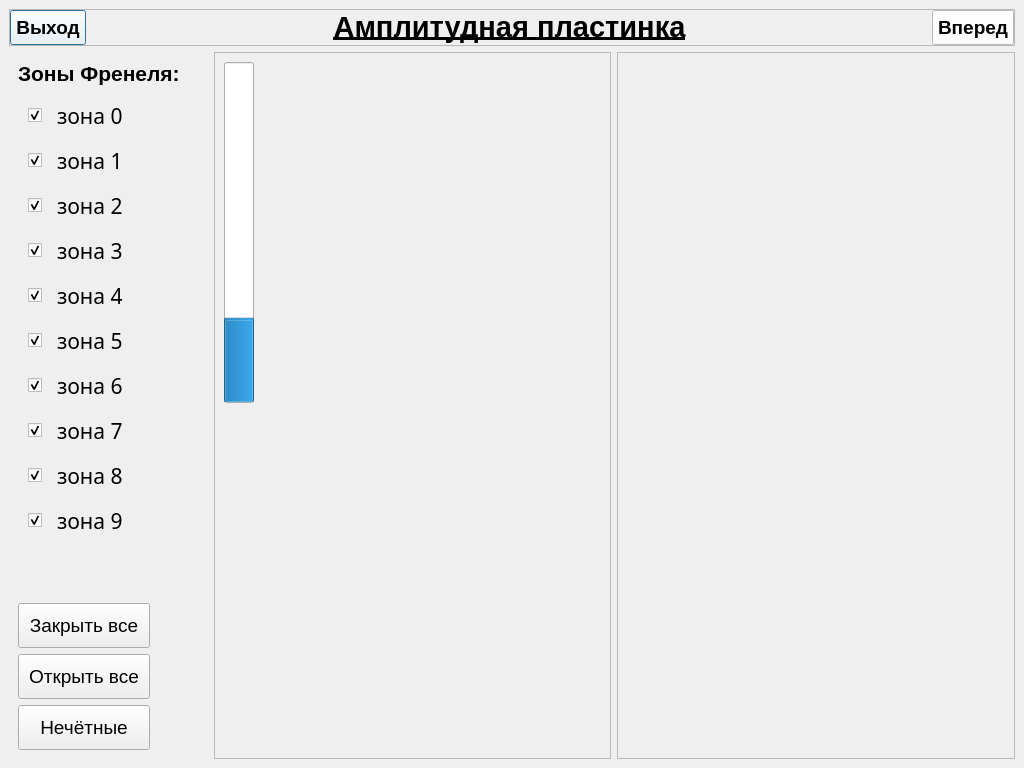
<?xml version="1.0" encoding="UTF-8"?>
<ui version="4.0">
 <class>AmplitudePlateWindow</class>
 <widget class="QMainWindow" name="AmplitudePlateWindow">
  <property name="geometry">
   <rect>
    <x>0</x>
    <y>0</y>
    <width>1024</width>
    <height>768</height>
   </rect>
  </property>
  <property name="windowTitle">
   <string>MainWindow</string>
  </property>
  <widget class="QWidget" name="centralwidget">
   <property name="sizePolicy">
    <sizepolicy hsizetype="Preferred" vsizetype="Preferred">
     <horstretch>0</horstretch>
     <verstretch>0</verstretch>
    </sizepolicy>
   </property>
   <layout class="QGridLayout" name="gridLayout" columnstretch="1,2,2">
    <item row="1" column="1">
     <widget class="QFrame" name="frame_4">
      <property name="sizePolicy">
       <sizepolicy hsizetype="Preferred" vsizetype="Preferred">
        <horstretch>0</horstretch>
        <verstretch>0</verstretch>
       </sizepolicy>
      </property>
      <property name="minimumSize">
       <size>
        <width>200</width>
        <height>0</height>
       </size>
      </property>
      <property name="frameShape">
       <enum>QFrame::StyledPanel</enum>
      </property>
      <property name="frameShadow">
       <enum>QFrame::Raised</enum>
      </property>
      <layout class="QGridLayout" name="gridLayout_5">
       <item row="0" column="0">
        <widget class="QProgressBar" name="progressBar">
         <property name="sizePolicy">
          <sizepolicy hsizetype="Fixed" vsizetype="Minimum">
           <horstretch>0</horstretch>
           <verstretch>0</verstretch>
          </sizepolicy>
         </property>
         <property name="minimumSize">
          <size>
           <width>30</width>
           <height>0</height>
          </size>
         </property>
         <property name="value">
          <number>24</number>
         </property>
         <property name="orientation">
          <enum>Qt::Vertical</enum>
         </property>
        </widget>
       </item>
       <item row="0" column="1">
        <widget class="ZonesGraph" name="widget_Zones_2" native="true"/>
       </item>
       <item row="1" column="0" colspan="2">
        <widget class="ZonesGraph" name="widget_Zones" native="true"/>
       </item>
      </layout>
     </widget>
    </item>
    <item row="1" column="2">
     <widget class="QFrame" name="frame_2">
      <property name="frameShape">
       <enum>QFrame::StyledPanel</enum>
      </property>
      <property name="frameShadow">
       <enum>QFrame::Raised</enum>
      </property>
      <layout class="QGridLayout" name="gridLayout_4">
       <property name="leftMargin">
        <number>0</number>
       </property>
       <property name="topMargin">
        <number>0</number>
       </property>
       <property name="rightMargin">
        <number>0</number>
       </property>
       <property name="bottomMargin">
        <number>0</number>
       </property>
       <property name="spacing">
        <number>0</number>
       </property>
       <item row="0" column="0">
        <widget class="SpiralGraph" name="widget_spiralGraph" native="true">
         <property name="sizePolicy">
          <sizepolicy hsizetype="Preferred" vsizetype="Preferred">
           <horstretch>0</horstretch>
           <verstretch>0</verstretch>
          </sizepolicy>
         </property>
        </widget>
       </item>
      </layout>
     </widget>
    </item>
    <item row="0" column="0" colspan="3">
     <widget class="QFrame" name="frame_3">
      <property name="sizePolicy">
       <sizepolicy hsizetype="Preferred" vsizetype="Fixed">
        <horstretch>0</horstretch>
        <verstretch>0</verstretch>
       </sizepolicy>
      </property>
      <property name="frameShape">
       <enum>QFrame::StyledPanel</enum>
      </property>
      <property name="frameShadow">
       <enum>QFrame::Raised</enum>
      </property>
      <layout class="QGridLayout" name="gridLayout_2">
       <property name="leftMargin">
        <number>0</number>
       </property>
       <property name="topMargin">
        <number>0</number>
       </property>
       <property name="rightMargin">
        <number>0</number>
       </property>
       <property name="bottomMargin">
        <number>0</number>
       </property>
       <property name="horizontalSpacing">
        <number>0</number>
       </property>
       <property name="verticalSpacing">
        <number>10</number>
       </property>
       <item row="0" column="0">
        <widget class="QWidget" name="widget" native="true">
         <property name="sizePolicy">
          <sizepolicy hsizetype="Preferred" vsizetype="Fixed">
           <horstretch>0</horstretch>
           <verstretch>0</verstretch>
          </sizepolicy>
         </property>
         <layout class="QHBoxLayout" name="horizontalLayout_4">
          <property name="spacing">
           <number>0</number>
          </property>
          <property name="leftMargin">
           <number>0</number>
          </property>
          <property name="topMargin">
           <number>0</number>
          </property>
          <property name="rightMargin">
           <number>0</number>
          </property>
          <property name="bottomMargin">
           <number>0</number>
          </property>
          <item alignment="Qt::AlignLeft">
           <widget class="FontScalablePushButton" name="pushButton_Back">
            <property name="sizePolicy">
             <sizepolicy hsizetype="Preferred" vsizetype="Expanding">
              <horstretch>0</horstretch>
              <verstretch>0</verstretch>
             </sizepolicy>
            </property>
            <property name="minimumSize">
             <size>
              <width>0</width>
              <height>0</height>
             </size>
            </property>
            <property name="font">
             <font>
              <family>Arial</family>
              <pointsize>14</pointsize>
              <weight>75</weight>
              <bold>true</bold>
             </font>
            </property>
            <property name="styleSheet">
             <string notr="true">background-color:white;
padding-top:5%;
padding-bottom:5%;
padding-left:5%;
padding-right:5%</string>
            </property>
            <property name="text">
             <string>Выход</string>
            </property>
            <property name="autoDefault">
             <bool>false</bool>
            </property>
            <property name="default">
             <bool>true</bool>
            </property>
            <property name="flat">
             <bool>false</bool>
            </property>
           </widget>
          </item>
          <item>
           <spacer name="horizontalSpacer_2">
            <property name="orientation">
             <enum>Qt::Horizontal</enum>
            </property>
            <property name="sizeHint" stdset="0">
             <size>
              <width>40</width>
              <height>20</height>
             </size>
            </property>
           </spacer>
          </item>
          <item alignment="Qt::AlignHCenter|Qt::AlignVCenter">
           <widget class="FontScalableLabel" name="label">
            <property name="maximumSize">
             <size>
              <width>16777215</width>
              <height>50</height>
             </size>
            </property>
            <property name="font">
             <font>
              <family>Arial</family>
              <pointsize>22</pointsize>
              <weight>75</weight>
              <bold>true</bold>
              <underline>true</underline>
             </font>
            </property>
            <property name="text">
             <string>Амплитудная пластинка</string>
            </property>
            <property name="alignment">
             <set>Qt::AlignCenter</set>
            </property>
           </widget>
          </item>
          <item>
           <spacer name="horizontalSpacer">
            <property name="orientation">
             <enum>Qt::Horizontal</enum>
            </property>
            <property name="sizeHint" stdset="0">
             <size>
              <width>40</width>
              <height>20</height>
             </size>
            </property>
           </spacer>
          </item>
          <item>
           <widget class="FontScalablePushButton" name="pushButton_Back_2">
            <property name="sizePolicy">
             <sizepolicy hsizetype="Preferred" vsizetype="Expanding">
              <horstretch>0</horstretch>
              <verstretch>0</verstretch>
             </sizepolicy>
            </property>
            <property name="minimumSize">
             <size>
              <width>0</width>
              <height>0</height>
             </size>
            </property>
            <property name="font">
             <font>
              <family>Arial</family>
              <pointsize>14</pointsize>
              <weight>75</weight>
              <bold>true</bold>
             </font>
            </property>
            <property name="styleSheet">
             <string notr="true">background-color:white;
padding-top:5%;
padding-bottom:5%;
padding-left:5%;
padding-right:5%</string>
            </property>
            <property name="text">
             <string>Вперед</string>
            </property>
            <property name="flat">
             <bool>false</bool>
            </property>
           </widget>
          </item>
         </layout>
        </widget>
       </item>
      </layout>
     </widget>
    </item>
    <item row="1" column="0" alignment="Qt::AlignLeft">
     <widget class="QFrame" name="frame">
      <property name="sizePolicy">
       <sizepolicy hsizetype="Preferred" vsizetype="Preferred">
        <horstretch>0</horstretch>
        <verstretch>0</verstretch>
       </sizepolicy>
      </property>
      <property name="frameShape">
       <enum>QFrame::NoFrame</enum>
      </property>
      <property name="frameShadow">
       <enum>QFrame::Raised</enum>
      </property>
      <layout class="QGridLayout" name="gridLayout_3">
       <item row="2" column="0">
        <widget class="QWidget" name="widget_2" native="true">
         <property name="sizePolicy">
          <sizepolicy hsizetype="Fixed" vsizetype="Preferred">
           <horstretch>0</horstretch>
           <verstretch>0</verstretch>
          </sizepolicy>
         </property>
         <layout class="QVBoxLayout" name="verticalLayout_2">
          <property name="leftMargin">
           <number>0</number>
          </property>
          <property name="topMargin">
           <number>0</number>
          </property>
          <property name="rightMargin">
           <number>0</number>
          </property>
          <property name="bottomMargin">
           <number>0</number>
          </property>
          <item>
           <widget class="FontScalablePushButton" name="pushButton_3">
            <property name="sizePolicy">
             <sizepolicy hsizetype="Preferred" vsizetype="Fixed">
              <horstretch>0</horstretch>
              <verstretch>0</verstretch>
             </sizepolicy>
            </property>
            <property name="minimumSize">
             <size>
              <width>100</width>
              <height>0</height>
             </size>
            </property>
            <property name="font">
             <font>
              <family>Arial</family>
              <pointsize>14</pointsize>
             </font>
            </property>
            <property name="styleSheet">
             <string notr="true">padding-top:10%;
padding-bottom:10%;
padding-left:10%;
padding-right:10%;
</string>
            </property>
            <property name="text">
             <string>Закрыть все</string>
            </property>
           </widget>
          </item>
          <item>
           <widget class="FontScalablePushButton" name="pushButton">
            <property name="sizePolicy">
             <sizepolicy hsizetype="Preferred" vsizetype="Fixed">
              <horstretch>0</horstretch>
              <verstretch>0</verstretch>
             </sizepolicy>
            </property>
            <property name="minimumSize">
             <size>
              <width>100</width>
              <height>0</height>
             </size>
            </property>
            <property name="font">
             <font>
              <family>Arial</family>
              <pointsize>14</pointsize>
             </font>
            </property>
            <property name="styleSheet">
             <string notr="true">padding-top:10%;
padding-bottom:10%;
padding-left:10%;
padding-right:10%;
</string>
            </property>
            <property name="text">
             <string>Открыть все</string>
            </property>
           </widget>
          </item>
          <item>
           <widget class="FontScalablePushButton" name="pushButton_2">
            <property name="sizePolicy">
             <sizepolicy hsizetype="Preferred" vsizetype="Fixed">
              <horstretch>0</horstretch>
              <verstretch>0</verstretch>
             </sizepolicy>
            </property>
            <property name="minimumSize">
             <size>
              <width>100</width>
              <height>0</height>
             </size>
            </property>
            <property name="font">
             <font>
              <family>Arial</family>
              <pointsize>14</pointsize>
             </font>
            </property>
            <property name="styleSheet">
             <string notr="true">padding-top:10%;
padding-bottom:10%;
padding-left:10%;
padding-right:10%;

</string>
            </property>
            <property name="text">
             <string>Нечётные</string>
            </property>
           </widget>
          </item>
         </layout>
        </widget>
       </item>
       <item row="0" column="0">
        <layout class="QVBoxLayout" name="verticalLayout">
         <property name="spacing">
          <number>15</number>
         </property>
         <item alignment="Qt::AlignLeft">
          <widget class="FontScalableLabel" name="label_8">
           <property name="sizePolicy">
            <sizepolicy hsizetype="Preferred" vsizetype="Preferred">
             <horstretch>0</horstretch>
             <verstretch>0</verstretch>
            </sizepolicy>
           </property>
           <property name="font">
            <font>
             <family>Arial</family>
             <pointsize>16</pointsize>
             <weight>75</weight>
             <bold>true</bold>
            </font>
           </property>
           <property name="text">
            <string>Зоны Френеля:</string>
           </property>
          </widget>
         </item>
         <item>
          <layout class="QHBoxLayout" name="horizontalLayout">
           <property name="leftMargin">
            <number>10</number>
           </property>
           <item>
            <widget class="QCheckBox" name="checkBox_Zone0">
             <property name="sizePolicy">
              <sizepolicy hsizetype="Fixed" vsizetype="Fixed">
               <horstretch>0</horstretch>
               <verstretch>0</verstretch>
              </sizepolicy>
             </property>
             <property name="text">
              <string/>
             </property>
             <property name="checked">
              <bool>true</bool>
             </property>
            </widget>
           </item>
           <item>
            <widget class="FontScalableLabel" name="label_2">
             <property name="font">
              <font>
               <family>Trebuchet MS</family>
               <pointsize>16</pointsize>
              </font>
             </property>
             <property name="text">
              <string>зона 0</string>
             </property>
            </widget>
           </item>
          </layout>
         </item>
         <item>
          <layout class="QHBoxLayout" name="horizontalLayout_2">
           <property name="leftMargin">
            <number>10</number>
           </property>
           <item>
            <widget class="QCheckBox" name="checkBox_Zone1">
             <property name="sizePolicy">
              <sizepolicy hsizetype="Fixed" vsizetype="Fixed">
               <horstretch>0</horstretch>
               <verstretch>0</verstretch>
              </sizepolicy>
             </property>
             <property name="text">
              <string/>
             </property>
             <property name="checked">
              <bool>true</bool>
             </property>
            </widget>
           </item>
           <item>
            <widget class="FontScalableLabel" name="label_3">
             <property name="font">
              <font>
               <family>Trebuchet MS</family>
               <pointsize>16</pointsize>
              </font>
             </property>
             <property name="text">
              <string>зона 1</string>
             </property>
            </widget>
           </item>
          </layout>
         </item>
         <item>
          <layout class="QHBoxLayout" name="horizontalLayout_3">
           <property name="leftMargin">
            <number>10</number>
           </property>
           <item>
            <widget class="QCheckBox" name="checkBox_Zone2">
             <property name="sizePolicy">
              <sizepolicy hsizetype="Fixed" vsizetype="Fixed">
               <horstretch>0</horstretch>
               <verstretch>0</verstretch>
              </sizepolicy>
             </property>
             <property name="text">
              <string/>
             </property>
             <property name="checked">
              <bool>true</bool>
             </property>
            </widget>
           </item>
           <item>
            <widget class="FontScalableLabel" name="label_4">
             <property name="font">
              <font>
               <family>Trebuchet MS</family>
               <pointsize>16</pointsize>
              </font>
             </property>
             <property name="text">
              <string>зона 2</string>
             </property>
            </widget>
           </item>
          </layout>
         </item>
         <item>
          <layout class="QHBoxLayout" name="horizontalLayout_5">
           <property name="leftMargin">
            <number>10</number>
           </property>
           <item>
            <widget class="QCheckBox" name="checkBox_Zone3">
             <property name="sizePolicy">
              <sizepolicy hsizetype="Fixed" vsizetype="Fixed">
               <horstretch>0</horstretch>
               <verstretch>0</verstretch>
              </sizepolicy>
             </property>
             <property name="text">
              <string/>
             </property>
             <property name="checked">
              <bool>true</bool>
             </property>
            </widget>
           </item>
           <item>
            <widget class="FontScalableLabel" name="label_5">
             <property name="font">
              <font>
               <family>Trebuchet MS</family>
               <pointsize>16</pointsize>
              </font>
             </property>
             <property name="text">
              <string>зона 3</string>
             </property>
            </widget>
           </item>
          </layout>
         </item>
         <item>
          <layout class="QHBoxLayout" name="horizontalLayout_6">
           <property name="leftMargin">
            <number>10</number>
           </property>
           <item>
            <widget class="QCheckBox" name="checkBox_Zone4">
             <property name="sizePolicy">
              <sizepolicy hsizetype="Fixed" vsizetype="Fixed">
               <horstretch>0</horstretch>
               <verstretch>0</verstretch>
              </sizepolicy>
             </property>
             <property name="text">
              <string/>
             </property>
             <property name="checked">
              <bool>true</bool>
             </property>
            </widget>
           </item>
           <item>
            <widget class="FontScalableLabel" name="label_6">
             <property name="font">
              <font>
               <family>Trebuchet MS</family>
               <pointsize>16</pointsize>
              </font>
             </property>
             <property name="text">
              <string>зона 4</string>
             </property>
            </widget>
           </item>
          </layout>
         </item>
         <item>
          <layout class="QHBoxLayout" name="horizontalLayout_7">
           <property name="leftMargin">
            <number>10</number>
           </property>
           <item>
            <widget class="QCheckBox" name="checkBox_Zone5">
             <property name="sizePolicy">
              <sizepolicy hsizetype="Fixed" vsizetype="Fixed">
               <horstretch>0</horstretch>
               <verstretch>0</verstretch>
              </sizepolicy>
             </property>
             <property name="text">
              <string/>
             </property>
             <property name="checked">
              <bool>true</bool>
             </property>
            </widget>
           </item>
           <item>
            <widget class="FontScalableLabel" name="label_7">
             <property name="font">
              <font>
               <family>Trebuchet MS</family>
               <pointsize>16</pointsize>
              </font>
             </property>
             <property name="text">
              <string>зона 5</string>
             </property>
            </widget>
           </item>
          </layout>
         </item>
         <item>
          <layout class="QHBoxLayout" name="horizontalLayout_8">
           <property name="leftMargin">
            <number>10</number>
           </property>
           <item>
            <widget class="QCheckBox" name="checkBox_Zone5_2">
             <property name="sizePolicy">
              <sizepolicy hsizetype="Fixed" vsizetype="Fixed">
               <horstretch>0</horstretch>
               <verstretch>0</verstretch>
              </sizepolicy>
             </property>
             <property name="text">
              <string/>
             </property>
             <property name="checked">
              <bool>true</bool>
             </property>
            </widget>
           </item>
           <item>
            <widget class="FontScalableLabel" name="label_9">
             <property name="font">
              <font>
               <family>Trebuchet MS</family>
               <pointsize>16</pointsize>
              </font>
             </property>
             <property name="text">
              <string>зона 6</string>
             </property>
            </widget>
           </item>
          </layout>
         </item>
         <item>
          <layout class="QHBoxLayout" name="horizontalLayout_9">
           <property name="leftMargin">
            <number>10</number>
           </property>
           <item>
            <widget class="QCheckBox" name="checkBox_Zone5_3">
             <property name="sizePolicy">
              <sizepolicy hsizetype="Fixed" vsizetype="Fixed">
               <horstretch>0</horstretch>
               <verstretch>0</verstretch>
              </sizepolicy>
             </property>
             <property name="text">
              <string/>
             </property>
             <property name="checked">
              <bool>true</bool>
             </property>
            </widget>
           </item>
           <item>
            <widget class="FontScalableLabel" name="label_10">
             <property name="font">
              <font>
               <family>Trebuchet MS</family>
               <pointsize>16</pointsize>
              </font>
             </property>
             <property name="text">
              <string>зона 7</string>
             </property>
            </widget>
           </item>
          </layout>
         </item>
         <item>
          <layout class="QHBoxLayout" name="horizontalLayout_10">
           <property name="leftMargin">
            <number>10</number>
           </property>
           <item>
            <widget class="QCheckBox" name="checkBox_Zone5_4">
             <property name="sizePolicy">
              <sizepolicy hsizetype="Fixed" vsizetype="Fixed">
               <horstretch>0</horstretch>
               <verstretch>0</verstretch>
              </sizepolicy>
             </property>
             <property name="text">
              <string/>
             </property>
             <property name="checked">
              <bool>true</bool>
             </property>
            </widget>
           </item>
           <item>
            <widget class="FontScalableLabel" name="label_11">
             <property name="font">
              <font>
               <family>Trebuchet MS</family>
               <pointsize>16</pointsize>
              </font>
             </property>
             <property name="text">
              <string>зона 8</string>
             </property>
            </widget>
           </item>
          </layout>
         </item>
         <item>
          <layout class="QHBoxLayout" name="horizontalLayout_11">
           <property name="leftMargin">
            <number>10</number>
           </property>
           <item>
            <widget class="QCheckBox" name="checkBox_Zone5_5">
             <property name="sizePolicy">
              <sizepolicy hsizetype="Fixed" vsizetype="Fixed">
               <horstretch>0</horstretch>
               <verstretch>0</verstretch>
              </sizepolicy>
             </property>
             <property name="text">
              <string/>
             </property>
             <property name="checked">
              <bool>true</bool>
             </property>
            </widget>
           </item>
           <item>
            <widget class="FontScalableLabel" name="label_12">
             <property name="font">
              <font>
               <family>Trebuchet MS</family>
               <pointsize>16</pointsize>
              </font>
             </property>
             <property name="text">
              <string>зона 9</string>
             </property>
            </widget>
           </item>
          </layout>
         </item>
        </layout>
       </item>
       <item row="1" column="0">
        <spacer name="verticalSpacer">
         <property name="orientation">
          <enum>Qt::Vertical</enum>
         </property>
         <property name="sizeType">
          <enum>QSizePolicy::Expanding</enum>
         </property>
         <property name="sizeHint" stdset="0">
          <size>
           <width>20</width>
           <height>72</height>
          </size>
         </property>
        </spacer>
       </item>
      </layout>
     </widget>
    </item>
   </layout>
  </widget>
 </widget>
 <customwidgets>
  <customwidget>
   <class>FontScalableLabel</class>
   <extends>QLabel</extends>
   <header>fontscalablelabel.h</header>
  </customwidget>
  <customwidget>
   <class>FontScalablePushButton</class>
   <extends>QPushButton</extends>
   <header>fontscalablepushbutton.h</header>
  </customwidget>
  <customwidget>
   <class>SpiralGraph</class>
   <extends>QWidget</extends>
   <header>spiralgraph.h</header>
   <container>1</container>
  </customwidget>
  <customwidget>
   <class>ZonesGraph</class>
   <extends>QWidget</extends>
   <header>zonesgraph.h</header>
   <container>1</container>
  </customwidget>
 </customwidgets>
 <resources/>
 <connections/>
</ui>
